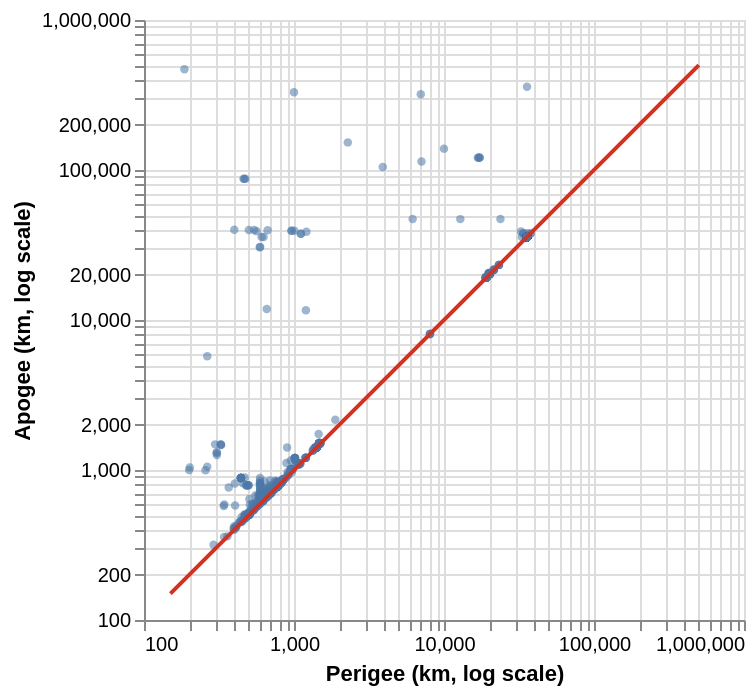

The notebook cell this image was saved under:
### Markdown cell above
The three statements are claims about rows, not about the
columns' ranges. `Perigee_km <= Apogee_km` says that on every one
of the 1,163 rows where both distances are recorded, the lower
point of the orbit does not exceed the higher point. The two are
equal on 17 of those rows — near-circular orbits, where the
relation holds as an equality. One of the 1,164 rows is not
evaluated at all: it has no pair to compare, and the evidence
counts it apart as a missing row rather than letting it vote
either way.

`Dry_Mass_kg <= Launch_Mass_kg` is evaluated on fewer than half
the rows: 480 of 1,164 record both masses. The statement's scope
is those 480 rows, and the evidence says so — a statement about a
partly recorded pair covers the rows where the pair is complete,
and no others.

`Period_minutes <= Apogee_km` pairs minutes with kilometres. The
pass compares values, not meanings: the two columns share the
numeric kind and their ranges overlap, so the direction is
tested, and it holds with room to spare — the tightest margin,
the smallest gap between the two values on any row, is 226.39.
Whether a period bounding an apogee says anything about
satellites is the reader's judgement. What the pass establishes
is that the relation lives in how the values pair up in rows,
not in the two ranges: randomly re-pairing the two columns would
break it 240.6 times on average. That shuffled count stands in
each statement's evidence as the control the direction had to
beat — 455.5 for the perigee pair, 165.4 for the masses.

### Code cell
import altair as alt

pts = df.select("Perigee_km", "Apogee_km").drop_nulls()
line = pl.DataFrame({"x": [150.0, 500_000.0], "y": [150.0, 500_000.0]})
points = (
    alt.Chart(pts).mark_circle(size=18, opacity=0.55)
    .encode(
        x=alt.X("Perigee_km:Q", scale=alt.Scale(type="log"), title="Perigee (km, log scale)"),
        y=alt.Y("Apogee_km:Q", scale=alt.Scale(type="log"), title="Apogee (km, log scale)"),
    )
)
rule = alt.Chart(line).mark_line(color="#d7301f").encode(x="x:Q", y="y:Q")
points + rule

### Figure 1 — Vega-Lite specification as saved in the notebook (floating-point values rounded to 4 significant figures; data arrays with more than 128 entries replaced by an {"elided": "..."} marker saying what was removed)
{"config": {"view": {"continuousWidth": 300, "continuousHeight": 300}}, "layer": [{"data": {"name": "data-f131a892ec069791a70a2bfdb9f10bd2"}, "mark": {"type": "circle", "opacity": 0.55, "size": 18}, "encoding": {"x": {"field": "Perigee_km", "scale": {"type": "log"}, "title": "Perigee (km, log scale)", "type": "quantitative"}, "y": {"field": "Apogee_km", "scale": {"type": "log"}, "title": "Apogee (km, log scale)", "type": "quantitative"}}}, {"data": {"name": "data-c91bd7861323a0af76e5266e8188e706"}, "mark": {"type": "line", "color": "#d7301f"}, "encoding": {"x": {"field": "x", "type": "quantitative"}, "y": {"field": "y", "type": "quantitative"}}}], "$schema": "https://vega.github.io/schema/vega-lite/v6.4.1.json", "datasets": {"data-f131a892ec069791a70a2bfdb9f10bd2": {"elided": "1163 records"}, "data-c91bd7861323a0af76e5266e8188e706": [{"x": 150.0, "y": 150.0}, {"x": 500000.0, "y": 500000.0}]}}
